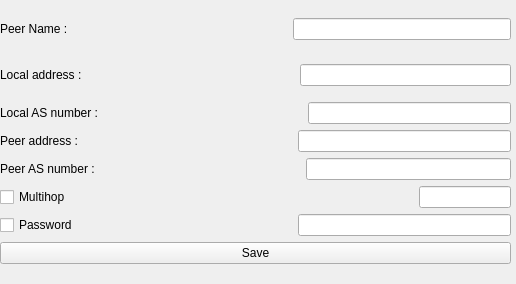
<?xml version="1.0" encoding="UTF-8"?>
<ui version="4.0">
 <class>BgpPeerWindow</class>
 <widget class="QWidget" name="BgpPeerWindow">
  <property name="geometry">
   <rect>
    <x>0</x>
    <y>0</y>
    <width>516</width>
    <height>284</height>
   </rect>
  </property>
  <property name="windowTitle">
   <string>Form</string>
  </property>
  <widget class="QWidget" name="verticalLayoutWidget_2">
   <property name="geometry">
    <rect>
     <x>0</x>
     <y>10</y>
     <width>511</width>
     <height>262</height>
    </rect>
   </property>
   <layout class="QVBoxLayout" name="verticalLayout_2">
    <item>
     <layout class="QVBoxLayout" name="verticalLayout_4">
      <item>
       <layout class="QHBoxLayout" name="horizontalLayout_5">
        <item>
         <widget class="QLabel" name="label_5">
          <property name="text">
           <string>Peer Name :</string>
          </property>
         </widget>
        </item>
        <item>
         <spacer name="horizontalSpacer_5">
          <property name="orientation">
           <enum>Qt::Orientation::Horizontal</enum>
          </property>
          <property name="sizeHint" stdset="0">
           <size>
            <width>40</width>
            <height>20</height>
           </size>
          </property>
         </spacer>
        </item>
        <item>
         <widget class="QLineEdit" name="peerName"/>
        </item>
       </layout>
      </item>
     </layout>
    </item>
    <item>
     <layout class="QVBoxLayout" name="verticalLayout_3">
      <item>
       <layout class="QHBoxLayout" name="horizontalLayout">
        <item>
         <widget class="QLabel" name="label">
          <property name="text">
           <string>Local address :</string>
          </property>
         </widget>
        </item>
        <item>
         <spacer name="horizontalSpacer">
          <property name="orientation">
           <enum>Qt::Orientation::Horizontal</enum>
          </property>
          <property name="sizeHint" stdset="0">
           <size>
            <width>98</width>
            <height>42</height>
           </size>
          </property>
         </spacer>
        </item>
        <item>
         <widget class="QLineEdit" name="localAddress"/>
        </item>
       </layout>
      </item>
      <item>
       <layout class="QHBoxLayout" name="horizontalLayout_3">
        <item>
         <widget class="QLabel" name="label_3">
          <property name="text">
           <string>Local AS number :</string>
          </property>
         </widget>
        </item>
        <item>
         <spacer name="horizontalSpacer_2">
          <property name="orientation">
           <enum>Qt::Orientation::Horizontal</enum>
          </property>
          <property name="sizeHint" stdset="0">
           <size>
            <width>40</width>
            <height>20</height>
           </size>
          </property>
         </spacer>
        </item>
        <item>
         <widget class="QLineEdit" name="localAS"/>
        </item>
       </layout>
      </item>
      <item>
       <layout class="QVBoxLayout" name="verticalLayout">
        <item>
         <layout class="QHBoxLayout" name="horizontalLayout_2">
          <item>
           <widget class="QLabel" name="label_2">
            <property name="text">
             <string>Peer address :</string>
            </property>
           </widget>
          </item>
          <item>
           <spacer name="horizontalSpacer_3">
            <property name="orientation">
             <enum>Qt::Orientation::Horizontal</enum>
            </property>
            <property name="sizeHint" stdset="0">
             <size>
              <width>40</width>
              <height>20</height>
             </size>
            </property>
           </spacer>
          </item>
          <item>
           <widget class="QLineEdit" name="peerAddress"/>
          </item>
         </layout>
        </item>
        <item>
         <layout class="QHBoxLayout" name="horizontalLayout_4">
          <item>
           <widget class="QLabel" name="label_4">
            <property name="text">
             <string>Peer AS number :</string>
            </property>
           </widget>
          </item>
          <item>
           <spacer name="horizontalSpacer_4">
            <property name="orientation">
             <enum>Qt::Orientation::Horizontal</enum>
            </property>
            <property name="sizeHint" stdset="0">
             <size>
              <width>40</width>
              <height>20</height>
             </size>
            </property>
           </spacer>
          </item>
          <item>
           <widget class="QLineEdit" name="peerAS"/>
          </item>
         </layout>
        </item>
       </layout>
      </item>
      <item>
       <layout class="QHBoxLayout" name="horizontalLayout_6">
        <item>
         <widget class="QCheckBox" name="cbMultihop">
          <property name="text">
           <string>Multihop</string>
          </property>
         </widget>
        </item>
        <item>
         <spacer name="horizontalSpacer_6">
          <property name="orientation">
           <enum>Qt::Orientation::Horizontal</enum>
          </property>
          <property name="sizeHint" stdset="0">
           <size>
            <width>358</width>
            <height>20</height>
           </size>
          </property>
         </spacer>
        </item>
        <item>
         <widget class="QLineEdit" name="multihop"/>
        </item>
       </layout>
      </item>
      <item>
       <layout class="QHBoxLayout" name="horizontalLayout_7">
        <item>
         <widget class="QCheckBox" name="cbPassword">
          <property name="text">
           <string>Password</string>
          </property>
         </widget>
        </item>
        <item>
         <spacer name="horizontalSpacer_7">
          <property name="orientation">
           <enum>Qt::Orientation::Horizontal</enum>
          </property>
          <property name="sizeHint" stdset="0">
           <size>
            <width>40</width>
            <height>20</height>
           </size>
          </property>
         </spacer>
        </item>
        <item>
         <widget class="QLineEdit" name="password"/>
        </item>
       </layout>
      </item>
      <item>
       <widget class="QPushButton" name="saveBtn">
        <property name="text">
         <string>Save</string>
        </property>
       </widget>
      </item>
     </layout>
    </item>
   </layout>
  </widget>
 </widget>
 <resources/>
 <connections/>
</ui>
